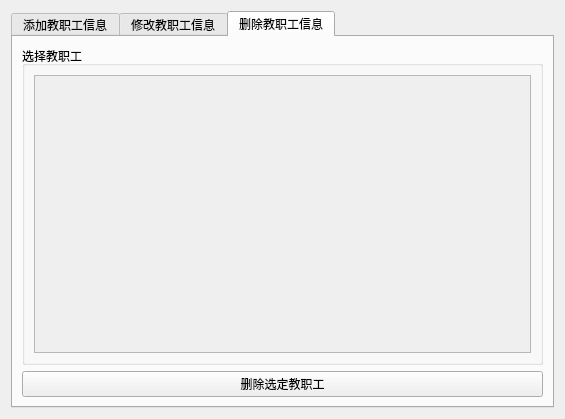
<?xml version="1.0" encoding="UTF-8"?>
<ui version="4.0">
 <class>TeacherUI</class>
 <widget class="QWidget" name="TeacherUI">
  <property name="geometry">
   <rect>
    <x>0</x>
    <y>0</y>
    <width>565</width>
    <height>419</height>
   </rect>
  </property>
  <property name="windowTitle">
   <string>Form</string>
  </property>
  <layout class="QVBoxLayout" name="verticalLayout">
   <item>
    <widget class="QTabWidget" name="tabWidget">
     <property name="currentIndex">
      <number>2</number>
     </property>
     <widget class="QWidget" name="tab">
      <attribute name="title">
       <string>添加教职工信息</string>
      </attribute>
      <layout class="QVBoxLayout" name="verticalLayout_2">
       <item>
        <layout class="QHBoxLayout" name="horizontalLayout_3">
         <item>
          <layout class="QHBoxLayout" name="horizontalLayout">
           <item>
            <widget class="QLabel" name="label">
             <property name="text">
              <string>职工号</string>
             </property>
            </widget>
           </item>
           <item>
            <widget class="QLineEdit" name="t1_name_lineEdit"/>
           </item>
          </layout>
         </item>
         <item>
          <layout class="QHBoxLayout" name="horizontalLayout_2">
           <item>
            <widget class="QLabel" name="label_2">
             <property name="text">
              <string>姓名</string>
             </property>
            </widget>
           </item>
           <item>
            <widget class="QLineEdit" name="t1_no_lineEdit"/>
           </item>
          </layout>
         </item>
        </layout>
       </item>
       <item>
        <layout class="QHBoxLayout" name="horizontalLayout_4">
         <item>
          <widget class="QLabel" name="label_3">
           <property name="sizePolicy">
            <sizepolicy hsizetype="Minimum" vsizetype="Preferred">
             <horstretch>0</horstretch>
             <verstretch>0</verstretch>
            </sizepolicy>
           </property>
           <property name="text">
            <string>性别</string>
           </property>
           <property name="alignment">
            <set>Qt::AlignLeading|Qt::AlignLeft|Qt::AlignVCenter</set>
           </property>
          </widget>
         </item>
         <item>
          <widget class="QComboBox" name="t1_sex_comboBox">
           <property name="sizePolicy">
            <sizepolicy hsizetype="Minimum" vsizetype="Fixed">
             <horstretch>0</horstretch>
             <verstretch>0</verstretch>
            </sizepolicy>
           </property>
           <item>
            <property name="text">
             <string>男</string>
            </property>
           </item>
           <item>
            <property name="text">
             <string>女</string>
            </property>
           </item>
          </widget>
         </item>
         <item>
          <widget class="QLabel" name="label_4">
           <property name="sizePolicy">
            <sizepolicy hsizetype="Minimum" vsizetype="Preferred">
             <horstretch>0</horstretch>
             <verstretch>0</verstretch>
            </sizepolicy>
           </property>
           <property name="text">
            <string>出生日期</string>
           </property>
           <property name="alignment">
            <set>Qt::AlignLeading|Qt::AlignLeft|Qt::AlignVCenter</set>
           </property>
          </widget>
         </item>
         <item>
          <widget class="QDateEdit" name="t1_birth_dateEdit">
           <property name="sizePolicy">
            <sizepolicy hsizetype="Expanding" vsizetype="Fixed">
             <horstretch>0</horstretch>
             <verstretch>0</verstretch>
            </sizepolicy>
           </property>
          </widget>
         </item>
         <item>
          <widget class="QLabel" name="label_5">
           <property name="sizePolicy">
            <sizepolicy hsizetype="Minimum" vsizetype="Preferred">
             <horstretch>0</horstretch>
             <verstretch>0</verstretch>
            </sizepolicy>
           </property>
           <property name="text">
            <string>所在系号</string>
           </property>
          </widget>
         </item>
         <item>
          <widget class="QComboBox" name="t1_sdept_comboBox">
           <property name="sizePolicy">
            <sizepolicy hsizetype="Expanding" vsizetype="Fixed">
             <horstretch>0</horstretch>
             <verstretch>0</verstretch>
            </sizepolicy>
           </property>
           <property name="editable">
            <bool>true</bool>
           </property>
          </widget>
         </item>
        </layout>
       </item>
       <item>
        <layout class="QHBoxLayout" name="horizontalLayout_5">
         <item>
          <widget class="QLabel" name="label_6">
           <property name="text">
            <string>职称</string>
           </property>
          </widget>
         </item>
         <item>
          <widget class="QLineEdit" name="t1_job_title_lineEdit"/>
         </item>
        </layout>
       </item>
       <item>
        <layout class="QHBoxLayout" name="horizontalLayout_6">
         <item>
          <widget class="QLabel" name="label_7">
           <property name="text">
            <string>教学方向</string>
           </property>
          </widget>
         </item>
         <item>
          <widget class="QLineEdit" name="t1_direction_lineEdit"/>
         </item>
        </layout>
       </item>
       <item>
        <widget class="QPushButton" name="t1_add_pushButton">
         <property name="text">
          <string>添加信息</string>
         </property>
        </widget>
       </item>
      </layout>
     </widget>
     <widget class="QWidget" name="tab_2">
      <attribute name="title">
       <string>修改教职工信息</string>
      </attribute>
      <layout class="QVBoxLayout" name="verticalLayout_3">
       <item>
        <layout class="QHBoxLayout" name="horizontalLayout_8">
         <item>
          <widget class="QLabel" name="label_8">
           <property name="text">
            <string>查询职工号</string>
           </property>
          </widget>
         </item>
         <item>
          <widget class="QLineEdit" name="t2_q_no_lineEdit"/>
         </item>
         <item>
          <widget class="QPushButton" name="t2_q_pushButton">
           <property name="text">
            <string>查询</string>
           </property>
          </widget>
         </item>
        </layout>
       </item>
       <item>
        <layout class="QHBoxLayout" name="horizontalLayout_11">
         <item>
          <widget class="QLabel" name="label_13">
           <property name="text">
            <string>职工号</string>
           </property>
          </widget>
         </item>
         <item>
          <widget class="QLineEdit" name="t2_no_lineEdit">
           <property name="enabled">
            <bool>true</bool>
           </property>
           <property name="dragEnabled">
            <bool>false</bool>
           </property>
           <property name="readOnly">
            <bool>true</bool>
           </property>
          </widget>
         </item>
        </layout>
       </item>
       <item>
        <layout class="QHBoxLayout" name="horizontalLayout_7">
         <item>
          <widget class="QLabel" name="label_12">
           <property name="text">
            <string>姓名</string>
           </property>
          </widget>
         </item>
         <item>
          <widget class="QLineEdit" name="t2_name_lineEdit">
           <property name="enabled">
            <bool>true</bool>
           </property>
          </widget>
         </item>
        </layout>
       </item>
       <item>
        <layout class="QHBoxLayout" name="horizontalLayout_9">
         <item>
          <widget class="QLabel" name="label_9">
           <property name="sizePolicy">
            <sizepolicy hsizetype="Minimum" vsizetype="Preferred">
             <horstretch>0</horstretch>
             <verstretch>0</verstretch>
            </sizepolicy>
           </property>
           <property name="text">
            <string>性别</string>
           </property>
           <property name="alignment">
            <set>Qt::AlignLeading|Qt::AlignLeft|Qt::AlignVCenter</set>
           </property>
          </widget>
         </item>
         <item>
          <widget class="QComboBox" name="t2_sex_comboBox">
           <property name="enabled">
            <bool>true</bool>
           </property>
           <property name="sizePolicy">
            <sizepolicy hsizetype="Minimum" vsizetype="Fixed">
             <horstretch>0</horstretch>
             <verstretch>0</verstretch>
            </sizepolicy>
           </property>
           <item>
            <property name="text">
             <string>男</string>
            </property>
           </item>
           <item>
            <property name="text">
             <string>女</string>
            </property>
           </item>
          </widget>
         </item>
         <item>
          <widget class="QLabel" name="label_10">
           <property name="sizePolicy">
            <sizepolicy hsizetype="Minimum" vsizetype="Preferred">
             <horstretch>0</horstretch>
             <verstretch>0</verstretch>
            </sizepolicy>
           </property>
           <property name="text">
            <string>出生日期</string>
           </property>
           <property name="alignment">
            <set>Qt::AlignLeading|Qt::AlignLeft|Qt::AlignVCenter</set>
           </property>
          </widget>
         </item>
         <item>
          <widget class="QDateEdit" name="t2_birth_dateEdit">
           <property name="enabled">
            <bool>true</bool>
           </property>
           <property name="sizePolicy">
            <sizepolicy hsizetype="Expanding" vsizetype="Fixed">
             <horstretch>0</horstretch>
             <verstretch>0</verstretch>
            </sizepolicy>
           </property>
          </widget>
         </item>
         <item>
          <widget class="QLabel" name="label_11">
           <property name="sizePolicy">
            <sizepolicy hsizetype="Minimum" vsizetype="Preferred">
             <horstretch>0</horstretch>
             <verstretch>0</verstretch>
            </sizepolicy>
           </property>
           <property name="text">
            <string>所在系号</string>
           </property>
          </widget>
         </item>
         <item>
          <widget class="QComboBox" name="t2_sdept_comboBox">
           <property name="enabled">
            <bool>true</bool>
           </property>
           <property name="sizePolicy">
            <sizepolicy hsizetype="Expanding" vsizetype="Fixed">
             <horstretch>0</horstretch>
             <verstretch>0</verstretch>
            </sizepolicy>
           </property>
           <property name="editable">
            <bool>true</bool>
           </property>
          </widget>
         </item>
        </layout>
       </item>
       <item>
        <layout class="QHBoxLayout" name="horizontalLayout_10">
         <item>
          <widget class="QLabel" name="label_14">
           <property name="text">
            <string>职称</string>
           </property>
          </widget>
         </item>
         <item>
          <widget class="QLineEdit" name="t1_job_title_lineEdit_2"/>
         </item>
        </layout>
       </item>
       <item>
        <layout class="QHBoxLayout" name="horizontalLayout_12">
         <item>
          <widget class="QLabel" name="label_15">
           <property name="text">
            <string>教学方向</string>
           </property>
          </widget>
         </item>
         <item>
          <widget class="QLineEdit" name="t1_direction_lineEdit_2"/>
         </item>
        </layout>
       </item>
       <item>
        <widget class="QPushButton" name="t2_m_pushButton">
         <property name="enabled">
          <bool>true</bool>
         </property>
         <property name="text">
          <string>修改信息</string>
         </property>
        </widget>
       </item>
      </layout>
     </widget>
     <widget class="QWidget" name="tab_3">
      <attribute name="title">
       <string>删除教职工信息</string>
      </attribute>
      <layout class="QVBoxLayout" name="verticalLayout_4">
       <item>
        <widget class="QGroupBox" name="groupBox_10">
         <property name="title">
          <string>选择教职工</string>
         </property>
         <layout class="QVBoxLayout" name="verticalLayout_14">
          <item>
           <widget class="QScrollArea" name="t3_scrollArea">
            <property name="widgetResizable">
             <bool>true</bool>
            </property>
            <widget class="QWidget" name="t3_scrollAreaWidgetContents">
             <property name="geometry">
              <rect>
               <x>0</x>
               <y>0</y>
               <width>501</width>
               <height>295</height>
              </rect>
             </property>
            </widget>
           </widget>
          </item>
         </layout>
        </widget>
       </item>
       <item>
        <widget class="QPushButton" name="pushButton">
         <property name="text">
          <string>删除选定教职工</string>
         </property>
        </widget>
       </item>
      </layout>
     </widget>
    </widget>
   </item>
  </layout>
 </widget>
 <resources/>
 <connections/>
</ui>
